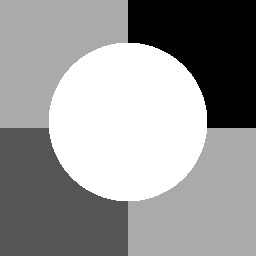
%> input picture sy2.bmp, 256 x 256 px
$ octave demo_gray.m   (GNU Octave 9; MATLAB toolbox functions it lacks are replaced by stand-ins)
%> lines starting %> are read from the running program, lines starting %| are printed output that depends on the picture
### w_recons_CO.m
% morphological closing reconstruction
function fobrcbr=w_recons_CO(f,se)
fe=imerode(f,se);
fobr=imreconstruct(fe,f);
fobrc=imcomplement(fobr);
fobrce=imerode(fobrc,se);
fobrcbr=imcomplement(imreconstruct(fobrce,fobrc));

### RFCM.m
function [E,W,V,U,t,obj,J,diff] = RFCM(IMG,Noi,C,error,m,lambda,lambda1,lambda2)
[height,width] = size(IMG);
 N = height*width;
 data = reshape(IMG,1,N);
 data_C = repmat(data,[C,1]);
 t=0;
 U =rand(C,N);
 U = U./repmat(sum(U),[C,1]);
 E = zeros(size(data_C));
 a = 1/(1+2.^0.5);
 b = 1/(1+1);
 H = [a,b,a;b,0,b;a,b,a];
 H1 =[a,b,a;b,1,b;a,b,a];
 lambda = lambda*sum(sum(H1));
 W=ones(C,N);
 obj=[];J_prev = inf; J = [];
 while t<100000
     data1 = reshape((data_C-E).',[height,width,C]);
     data_nei = imfilter(data1,H,'replicate');
     data_neighbour = reshape(data_nei,[N,C]);
     data_neighbour = data_neighbour.';
     V = sum(U.^m.*((data_C-E)+data_neighbour),2)./sum((1+sum(sum(H)))*(U.^m),2);
     Xi_Vj = (data_C-E-repmat(V,[1,N])).^2;
     XI_VJ = reshape(Xi_Vj.',[height,width,C]);
     g = imfilter(XI_VJ,H,'replicate');
     G = reshape(g,[N,C]);
     G = G.';
     U_NEW = (1./(Xi_Vj+G)).^(1/(m-1))./repmat(sum((1./(Xi_Vj+G)).^(1/(m-1))),[C,1]);
     temp1 = reshape((U_NEW.^m).',[height,width,C]);
     g = imfilter(temp1,H1,'replicate');
     U_now = reshape(g,[N,C]);
     U_now = U_now.';
     M = sum(U_now.*(data_C-repmat(V,[1,N])));
     E = soft_threshold(repmat(M,[C,1]),lambda/2);
     E = E./(repmat(sum(U_now),[C,1])+2*lambda1*W.^2);
     W=exp(-1*lambda2*E.^2);
%%%%%%%%%
     diff(t+1)=norm(E(1,:)'-Noi,2);
%%%%%%%%%
     X1=data-E(1,:);X1=X1';
     dist = sum(X1.*X1, 2)*ones(1, C) + (sum(V.*V, 2)*ones(1, N))'-2*X1*V';
     J_cur = sum(sum((U_NEW'.^2).*dist))+lambda1*(norm(W(1,:).*E(1,:),2))^2;
     J = [J J_cur];
     obj(t+1)=norm(U_NEW-U,2);
     if obj(t+1)/N<error
         break
     else
         U = U_NEW;
     end
     t=t+1;

     display(sprintf('#iteration: %03d, objective function: %f', t, J_cur));
     J_prev = J_cur;
 end

### demo_gray.m
%%
clc; clear all; close all;
Io = imread('sy2.bmp');
%> Io is the input picture: size 256x256 uint8; min 0, max 255, mean 151.7
rng('default');
[m, n, p] = size(Io);
%> m = 256; n = 256; p = 1
if p~=1
    Io=rgb2gray(Io);
    p=1;
end
figure(1)
imshow(Io,'border','tight');
%%
I=imnoise(uint8(Io),'gaussian',0,15^2/255^2);
I=imnoise(uint8(I),'salt & pepper',0.15);
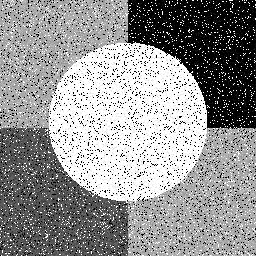
%> I: size 256x256 uint8; min 0, max 255, mean 147
I=uint8(I);
figure(2)
imshow(I,'border','tight');
%%
[counts,x]=imhist(I);
%> counts = 256 values, max 13376 at index 256, min 6 at index 130, mean 256; x = 256 values from 0 to 255
figure(3)
imhist(I);
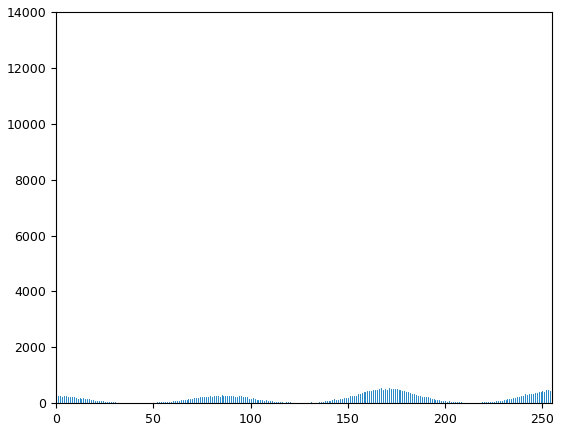
%> figure redrawn from the program's plot data; highest point at x = 255, y = 13376
%%
se=3;
If=w_recons_CO(double(I),strel('square',se));
%> in w_recons_CO, `fe=imerode(f,se);`:
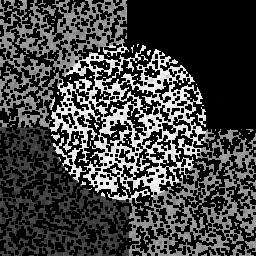
%> fe: size 256x256 double; min 0, max 255, mean 64.3
%> in w_recons_CO, `fobrc=imcomplement(fobr);`:
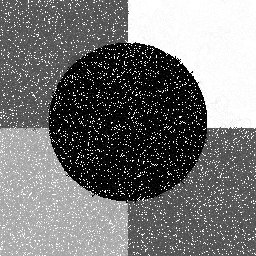
%> fobrc: size 256x256 double; min -254, max 1, mean -136.5; drawn with min black and max white
%> in w_recons_CO, `fobrce=imerode(fobrc,se);`:
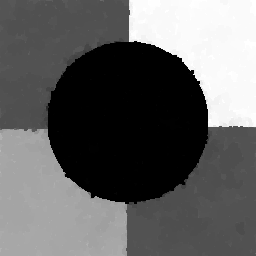
%> fobrce: size 256x256 double; min -254, max 1, mean -156.4; drawn with min black and max white
If=uint8(If);
figure(4)
imshow(If,'border','tight');
%%
alpha=0;
Isum=(double(I)+alpha*double(If))./(1+alpha);
Isum=uint8(Isum);
figure(5)
imshow(Isum,'border','tight');
%%
X = reshape(double(Isum), m*n, p);
%%
%Parameters
C = 4;error = 1e-6;b=2;
lambda = 0*std(X);
%> lambda = 0
lambda1 = 7.45e-2*std(X);
%> lambda1 = 7.02
lambda2 = 0.0008;

tic;
Noi=double(I-Io);Noi=Noi(:);
%> after `Noi=double(I-Io)`:
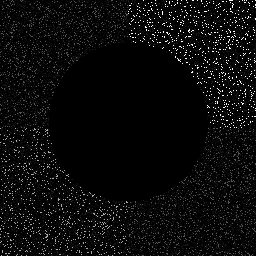
%> Noi: size 256x256 double; min 0, max 255, mean 11.2
[E,W,center,U,iter,obj,J,diff] = RFCM(double(Isum),Noi,C,error,b,lambda,lambda1,lambda2);
%> in RFCM, `lambda = lambda*sum(sum(H1));`: lambda = 0
%> the loop in RFCM, `while t<100000` made 1 pass
%> pass 1, in RFCM, `data1 = reshape((data_C-E).',[height,width,C]);`:
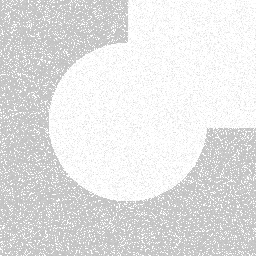
%> data1: size 256x256x4 double; mean R, G, B, A 147, 147, 147, 147; transparent parts drawn white
%> the run ends on the next line
